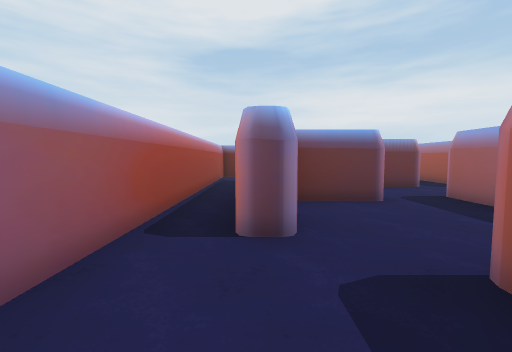
view 1 (above)

21 first-person views from a walk through a Unity game level. The camera is 1.3 m above the floor, tilts 4° down and sees 90° across. The floor is counted in squares, 1.8 m on a side. Each view is taken from the middle of a square. On the plan, view 1 faces up. The plan holds only what a view shows up to about 9 squares ahead; the rest is blank. The player character is not drawn.

view 2
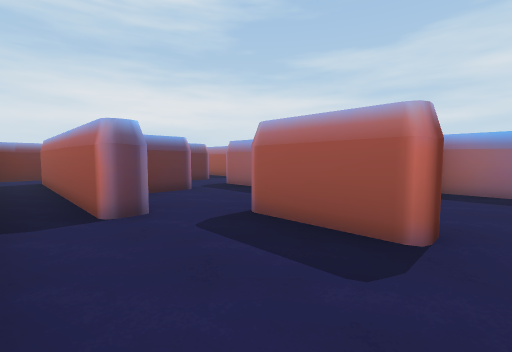

view 3
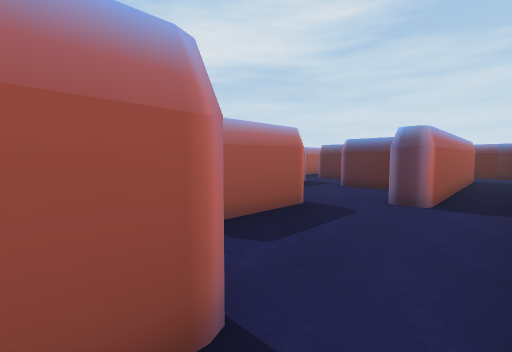

view 4
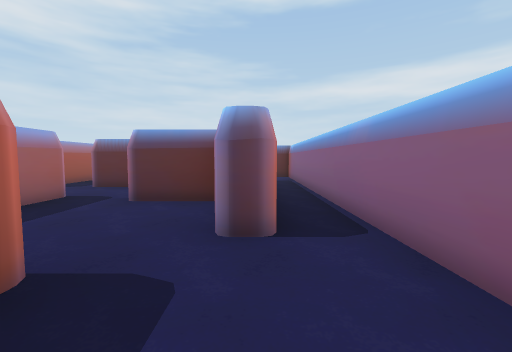

view 5
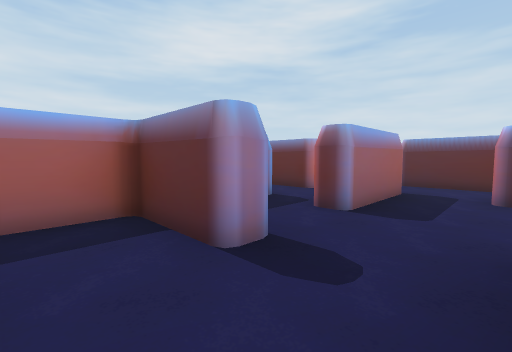

view 6
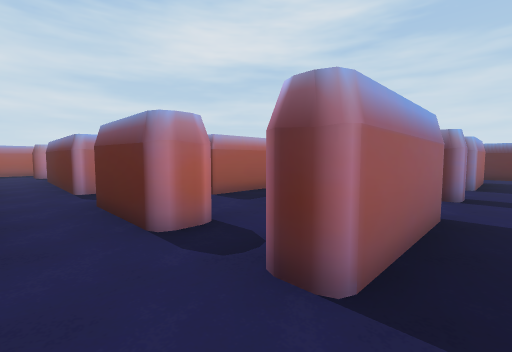

view 7
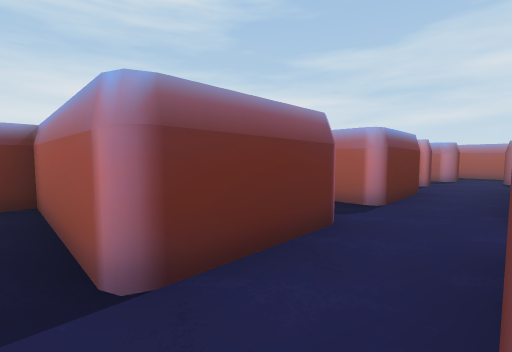

view 8
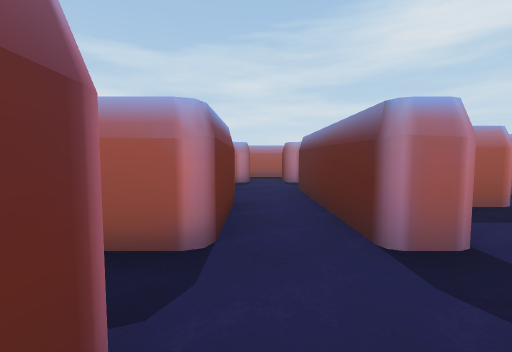

view 9
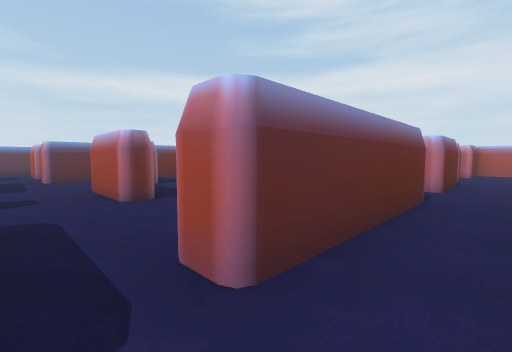

view 10
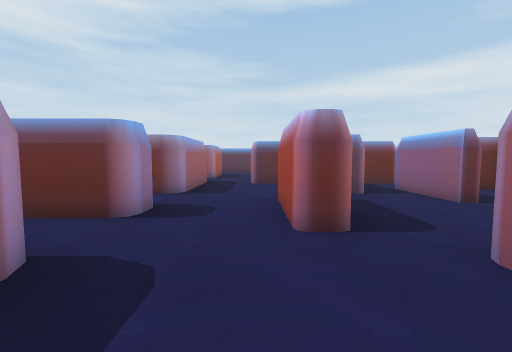

view 11
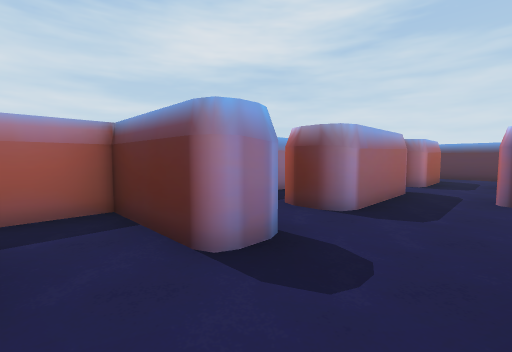

view 12
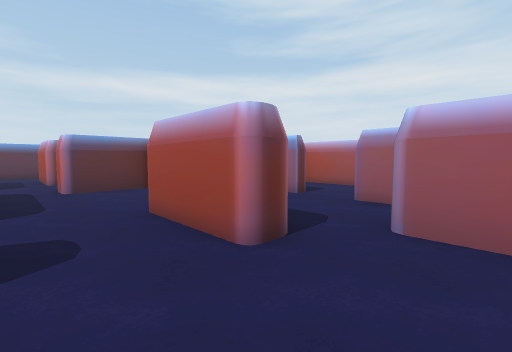

view 13
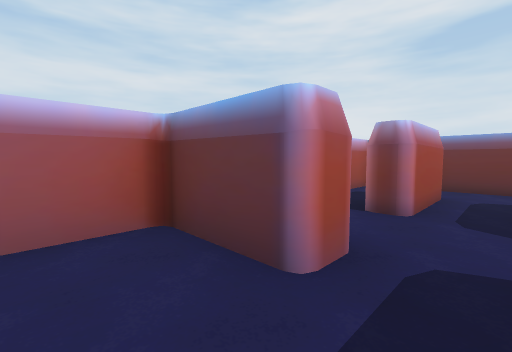

view 14
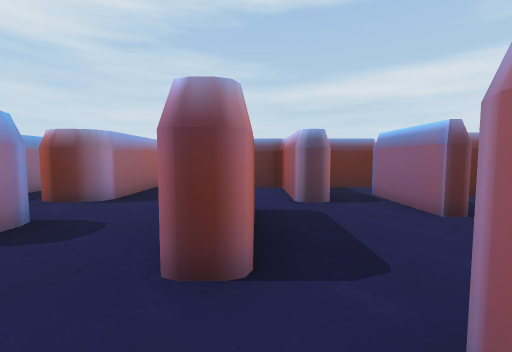

view 15
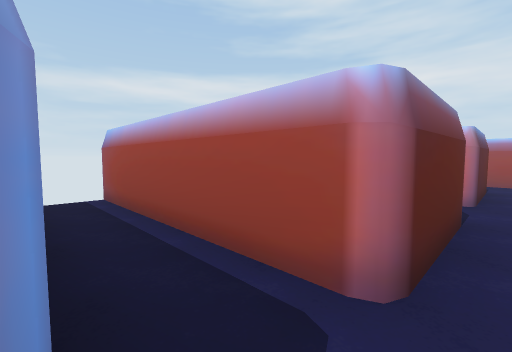

view 16
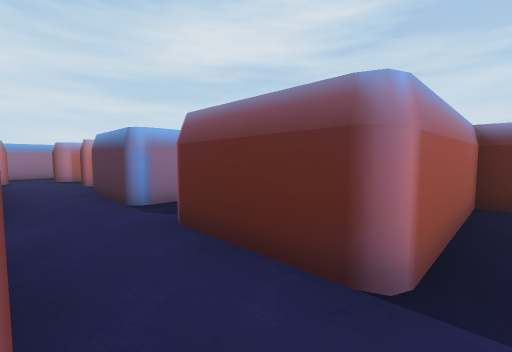

view 17
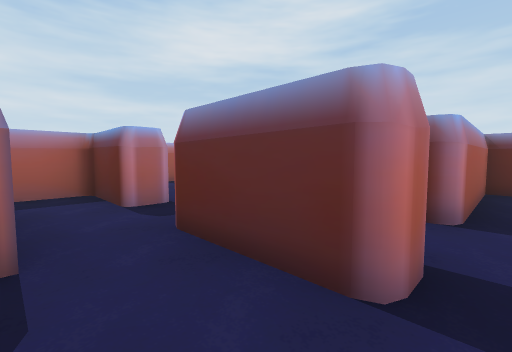

view 18
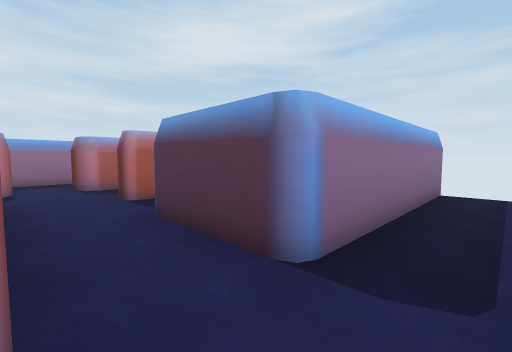

view 19
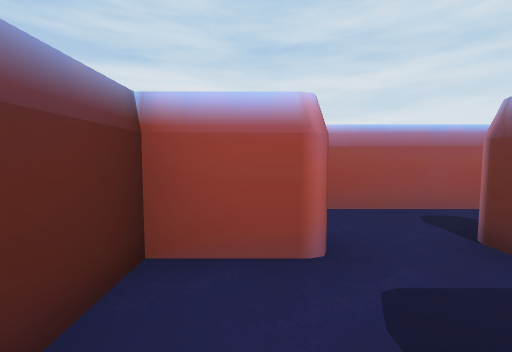

view 20
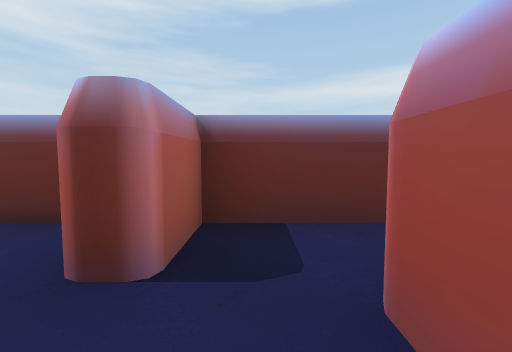

view 21
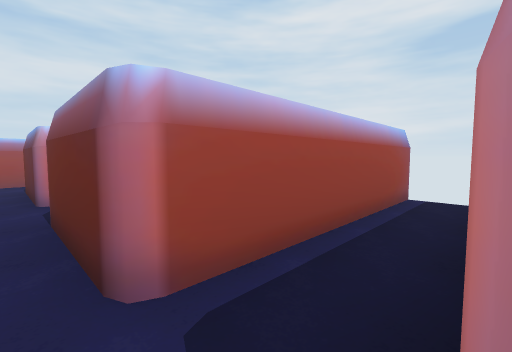

### Floor plan
Key: @ floor where view 1 was taken; # wall or solid block; . floor; O other object.
Columns run from 2 left of view 1 to 17 right of it. Each row starts with its distance up from view 1.
 11 OO       #
 10 OO#    ###.  ####
  9 #..    .##.  #...
  8 #.#   O.##.  #.O.O
  7 #.# OOO.##.###.O.O
  6 #.#................#
  5 #.###...OO.OOOOO.O.#
  4 #.#...O......O...O
  3 #.#...O. #   O...O
  2 #.......##  #......#
  1 #...O.####  #.O..###
  0 #.@.O...#####.O..#
 -1 #.......##  #O.....
 -2 #.#...O.#####O...O.#
 -3 #.#...O......O...O.#
 -4 #.###...OO.OO OO.O.#
 -5 #.#................#
 -6 #.#.OOO.##.###.O.O
 -7 #.#...O.##.#   O.O
 -8 #...#...##.#   ..
 -9 OO########.#   ###
-10 OO       # #

Where each view was taken, in squares from view 1:
view 1: 0 up, 0 right, facing up
view 2: 1 down, 1 left, facing up-right
view 3: 3 up, 1 left, facing down-right
view 4: 1 up, 0 right, facing down
view 5: 2 up, 2 right, facing down-right
view 6: 6 up, 3 right, facing down-right
view 7: 5 up, 5 right, facing up-right
view 8: 6 up, 7 right, facing right
view 9: 6 up, 14 right, facing down-left
view 10: 4 up, 13 right, facing down
view 11: 2 up, 13 right, facing down-right
view 12: 3 up, 14 right, facing down-left
view 13: 3 up, 14 right, facing up-left
view 14: 3 up, 12 right, facing down
view 15: 5 down, 9 right, facing down-left
view 16: 4 down, 5 right, facing down-right
view 17: 2 down, 5 right, facing down-right
view 18: 4 down, 8 right, facing down-right
view 19: 8 down, 4 right, facing left
view 20: 6 down, 1 right, facing down
view 21: 6 up, 9 right, facing up-left
